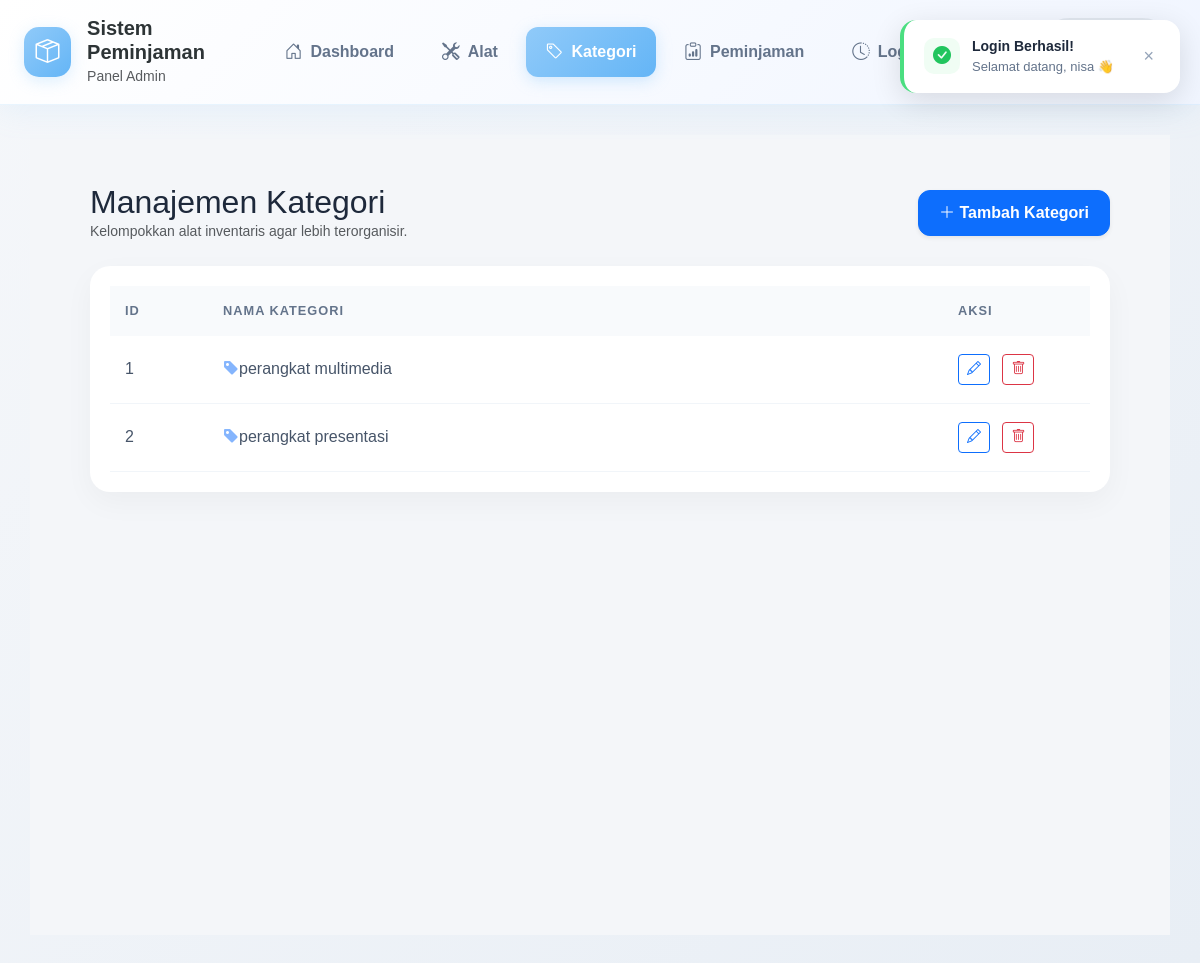
Screenshot of /index.php?page=kategori (signed in) with the database file from the repository.
### tables this page shows
CREATE TABLE `tb_kategori` (
  `id_kategori` int(11) NOT NULL,
  `nama_kategori` varchar(150) NOT NULL,
  `deleted_at` datetime DEFAULT NULL
);

### controller/baseController.php (called while the page is built, shortened)
<?php
class BaseController {
    public function __construct($pdo) {
        $this->db = $pdo;
    }
    protected function render($view, $data = []) {
        extract($data);
        $viewPath = (substr($view, -4) === '.php') ? $view : $view . '.php';
        require __DIR__ . '/../view/' . $viewPath;
    }
}

### controller/admin/kategoriController.php (called while the page is built, shortened)
<?php
require_once __DIR__ . '/../BaseController.php';
class KategoriController extends BaseController {
    private $model;
    public function __construct($pdo) {
        require_once __DIR__ . '/../../model/admin/kategoriModel.php';
        $this->model = new KategoriModel($this->db);
    }
    public function index() {
        $dataKategori = $this->model->getKategori();
        $this->render('admin/kategori.php', ['dataKategori' => $dataKategori]);
    }
}

### model/admin/kategoriModel.php (called while the page is built, shortened)
<?php
class KategoriModel {
    private $db;
    public function __construct($pdo) {
        $this->db = $pdo;
    }
    public function getKategori() {
        $sql = "SELECT * FROM tb_kategori WHERE deleted_at IS NULL ORDER BY nama_kategori ASC";
        $stmt = $this->db->prepare($sql);
        $stmt->execute();
        return $stmt->fetchAll(PDO::FETCH_ASSOC);
    }
}

### view/admin/kategori.php (the view, shortened to what this page needs)
<div class="container-fluid p-4">
    <div class="d-flex justify-content-between align-items-center mb-4">
        <div>
            <h2 class="font-weight-bold mb-0" style="color: #1e293b;">Manajemen Kategori</h2>
            <p class="text-muted small mb-0">Kelompokkan alat inventaris agar lebih terorganisir.</p>
        </div>
        <button class="btn btn-primary btn-add-custom shadow-sm" onclick="openModal()">
            <i class="bi bi-plus-lg mr-1"></i> Tambah Kategori
        </button>
    </div>
    <div class="main-table-card shadow-sm">
        <div class="table-responsive">
            <table class="table table-aesthetic mb-0">
                <thead>
                    <tr>
                        <th width="10%" class="pl-3">ID</th>
                        <th>Nama Kategori</th>
                        <th width="15%" class="text-right pr-3">Aksi</th>
                    </tr>
                </thead>
                <tbody>
                    <?php $no = 1; foreach ($dataKategori as $k): ?>
                    <tr>
                        <td class="pl-3"><?= $no++; ?></td>
                        <td>
                            <div class="d-flex align-items-center">
                                <i class="bi bi-tag-fill mr-2 text-primary" style="opacity: 0.5;"></i>
                                <span class="font-weight-bold"><?= htmlspecialchars($k['nama_kategori']); ?></span>
                            </div>
                        </td>
                        <td class="text-right pr-3">
                            <button class="btn btn-sm btn-outline-primary me-2" onclick="editKategori(<?= $k['id_kategori'] ?>, '<?= htmlspecialchars($k['nama_kategori'], ENT_QUOTES) ?>')">
                                <i class="bi bi-pencil"></i>
                            </button>
                            <a href="index.php?page=kategori&hapus=1&id=<?= $k['id_kategori']; ?>"
                               class="btn btn-sm btn-outline-danger text-decoration-none"
                               onclick="return confirm('Yakin ingin menghapus?')">
                                <i class="bi bi-trash"></i>
                            </a>
                        </td>
                    </tr>
                    <?php endforeach; ?>
                </tbody>
            </table>
        </div>
    </div>
</div>

### assets/CSS/style.css (style rules this page uses)
:root { --primary: #90caf9; --primary-soft: #e3f2fd; --success: #81c784; --warning: #ffb74d; --danger: #e57373; --dark: #1e272e; --bg-light: #f8f9fc; --radius-custom: 20px; }
body { background-color: var(--bg-light); font-family: 'Nunito', sans-serif; color: #2d3436; }
.main-table-card { background: #ffffff !important; border-radius: 20px !important; border: none !important; box-shadow: 0 10px 30px rgba(0, 0, 0, 0.04) !important; padding: 20px; margin-top: 20px; }
.table-aesthetic thead th { background-color: #f8fafc !important; color: #64748b !important; font-size: 0.8rem; text-transform: uppercase; letter-spacing: 1px; padding: 15px !important; border: none !important; }
.table-aesthetic tbody td { padding: 18px 15px !important; vertical-align: middle !important; border-bottom: 1px solid #f1f5f9 !important; color: #475569; }
.btn-add-custom { border-radius: 12px !important; padding: 10px 20px !important; font-weight: 600 !important; }
button, .btn, .nav-item { transition: all 0.3s ease; }

### rows the page displays
tb_kategori: nama_kategori "perangkat multimedia"
tb_kategori: nama_kategori "perangkat presentasi"

### other values shown
$_SESSION['role'] "Admin"
$_SESSION['flash_login'] "nisa"
